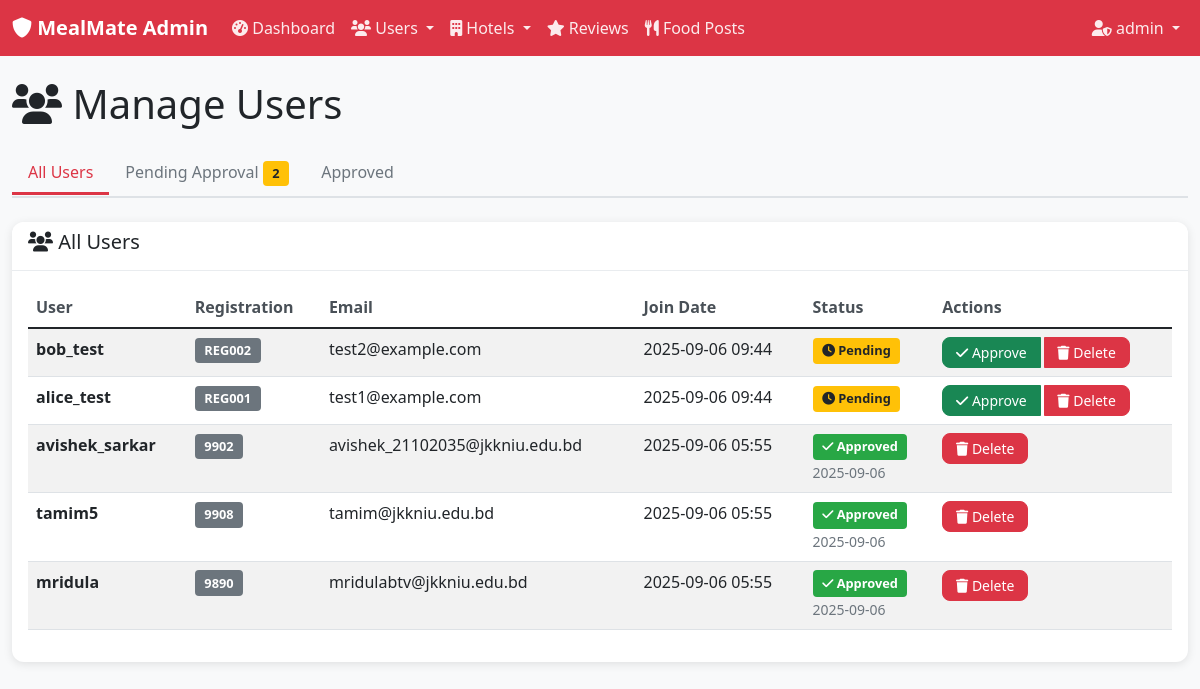
Screenshot of /admin/users (signed in) with the database file from the repository.
### models.py (models this page shows, shortened)
class Admin(db.Model):
    __tablename__ = 'admins'
    id = db.Column(db.Integer, primary_key=True)
    username = db.Column(db.String(80), unique=True, nullable=False)
    email = db.Column(db.String(120), unique=True, nullable=False)
    password_hash = db.Column(db.String(255), nullable=False)
    created_at = db.Column(db.DateTime, default=datetime.utcnow)
    is_active = db.Column(db.Boolean, default=True)
    is_super_admin = db.Column(db.Boolean, default=False)

class User(db.Model):
    __tablename__ = 'users'
    id = db.Column(db.Integer, primary_key=True)
    username = db.Column(db.String(80), unique=True, nullable=False)
    reg_number = db.Column(db.String(20), unique=True, nullable=False)
    email = db.Column(db.String(120), unique=True, nullable=False)
    password_hash = db.Column(db.String(255), nullable=False)
    created_at = db.Column(db.DateTime, default=datetime.utcnow)
    is_active = db.Column(db.Boolean, default=True)
    is_approved = db.Column(db.Boolean, default=False)  # Admin approval required
    approved_by = db.Column(db.Integer, db.ForeignKey('admins.id'), nullable=True)
    approved_at = db.Column(db.DateTime, nullable=True)
    reviews = db.relationship('Review', backref='user', lazy=True, cascade='all, delete-orphan')
    food_posts = db.relationship('StudentFoodPost', backref='user', lazy=True, cascade='all, delete-orphan')

### app.py (the view)
    @app.route('/admin/users')
    def admin_users():
        if not require_admin_login():
            return redirect(url_for('admin_login'))
        status = request.args.get('status', 'all')
        if status == 'pending':
            users = User.query.filter_by(is_approved=False, is_active=True).order_by(User.created_at.desc()).all()
        elif status == 'approved':
            users = User.query.filter_by(is_approved=True, is_active=True).order_by(User.created_at.desc()).all()
        else:
            users = User.query.filter_by(is_active=True).order_by(User.created_at.desc()).all()
        return render_template('admin/users.html', users=users, status=status, current_admin=get_current_admin())

### templates/admin/users.html (shortened to what this page needs)
{% extends "admin/base.html" %}
{% block content %}
<div class="row">
    <div class="col-12">
        <h1 class="mb-4">
            <i class="fas fa-users"></i> Manage Users
        </h1>
    </div>
</div>
<div class="row mb-4">
    <div class="col-12">
        <ul class="nav nav-tabs">
            <li class="nav-item">
                <a class="nav-link {{ 'active' if status == 'all' else '' }}"
                   href="{{ url_for('admin_users', status='all') }}">All Users</a>
            </li>
            <li class="nav-item">
                <a class="nav-link {{ 'active' if status == 'pending' else '' }}"
                   href="{{ url_for('admin_users', status='pending') }}">
                   Pending Approval <span class="badge bg-warning">{{ users|selectattr('is_approved', 'equalto', False)|list|length }}</span>
                </a>
            </li>
            <li class="nav-item">
                <a class="nav-link {{ 'active' if status == 'approved' else '' }}"
                   href="{{ url_for('admin_users', status='approved') }}">Approved</a>
            </li>
        </ul>
    </div>
</div>
<div class="row">
    <div class="col-12">
        <div class="card">
            <div class="card-header">
                <h5>
                    {% if status == 'pending' %}
                        <i class="fas fa-clock text-warning"></i> Pending User Approvals
                    {% elif status == 'approved' %}
                        <i class="fas fa-check-circle text-success"></i> Approved Users
                    {% else %}
                        <i class="fas fa-users"></i> All Users
                    {% endif %}
                </h5>
            </div>
            <div class="card-body">
                {% if users %}
                <div class="table-responsive">
                    <table class="table table-striped">
                        <thead>
                            <tr>
                                <th>User</th>
                                <th>Registration</th>
                                <th>Email</th>
                                <th>Join Date</th>
                                <th>Status</th>
                                <th>Actions</th>
                            </tr>
                        </thead>
                        <tbody>
                            {% for user in users %}
                            <tr id="user-{{ user.id }}">
                                <td>
                                    <strong>{{ user.username }}</strong>
                                </td>
                                <td>
                                    <span class="badge bg-secondary">{{ user.reg_number }}</span>
                                </td>
                                <td>{{ user.email }}</td>
                                <td>{{ user.created_at.strftime('%Y-%m-%d %H:%M') }}</td>
                                <td>
                                    {% if user.is_approved %}
                                        <span class="badge bg-success">
                                            <i class="fas fa-check"></i> Approved
                                        </span>
                                        {% if user.approved_at %}
                                            <br><small class="text-muted">{{ user.approved_at.strftime('%Y-%m-%d') }}</small>
                                        {% endif %}
                                    {% else %}
                                        <span class="badge bg-warning">
                                            <i class="fas fa-clock"></i> Pending
                                        </span>
                                    {% endif %}
                                </td>
                                <td>
                                    <div class="btn-group" role="group">
                                        {% if not user.is_approved %}
                                            <button class="btn btn-success btn-sm"
                                                    onclick="approveUser({{ user.id }}, '{{ user.username }}')">
                                                <i class="fas fa-check"></i> Approve
                                            </button>
                                        {% endif %}
                                        <button class="btn btn-danger btn-sm"
                                                onclick="deleteUser({{ user.id }}, '{{ user.username }}')">
                                            <i class="fas fa-trash"></i> Delete
                                        </button>
                                    </div>
                                </td>
                            </tr>
                            {% endfor %}
                        </tbody>
                    </table>
                </div>
                {% endif %}
            </div>
        </div>
    </div>
</div>
{% endblock %}

### templates/admin/base.html (shortened to what this page needs)
<!DOCTYPE html>
<html lang="en">
<head>
    <link href="https://cdn.jsdelivr.net/npm/bootstrap@5.1.3/dist/css/bootstrap.min.css" rel="stylesheet">
    <link rel="stylesheet" href="https://cdnjs.cloudflare.com/ajax/libs/font-awesome/6.0.0/css/all.min.css">
    <link rel="stylesheet" href="{{ url_for('static', filename='css/admin.css') }}">
</head>
<body>
    <nav class="navbar navbar-expand-lg navbar-dark bg-danger">
        <div class="container-fluid">
            <a class="navbar-brand" href="{{ url_for('admin_dashboard') }}">
                <i class="fas fa-shield-alt"></i> MealMate Admin
            </a>
            <div class="collapse navbar-collapse" id="adminNavbar">
                <ul class="navbar-nav me-auto">
                    <li class="nav-item">
                        <a class="nav-link" href="{{ url_for('admin_dashboard') }}">
                            <i class="fas fa-tachometer-alt"></i> Dashboard
                        </a>
                    </li>
                    <li class="nav-item dropdown">
                        <a class="nav-link dropdown-toggle" href="#" id="usersDropdown" role="button" data-bs-toggle="dropdown">
                            <i class="fas fa-users"></i> Users
                        </a>
                    </li>
                    <li class="nav-item dropdown">
                        <a class="nav-link dropdown-toggle" href="#" id="hotelsDropdown" role="button" data-bs-toggle="dropdown">
                            <i class="fas fa-building"></i> Hotels
                        </a>
                    </li>
                    <li class="nav-item">
                        <a class="nav-link" href="{{ url_for('admin_reviews') }}">
                            <i class="fas fa-star"></i> Reviews
                        </a>
                    </li>
                    <li class="nav-item">
                        <a class="nav-link" href="{{ url_for('admin_food_posts') }}">
                            <i class="fas fa-utensils"></i> Food Posts
                        </a>
                    </li>
                </ul>
                <ul class="navbar-nav">
                    <li class="nav-item dropdown">
                        <a class="nav-link dropdown-toggle" href="#" id="adminDropdown" role="button" data-bs-toggle="dropdown">
                            <i class="fas fa-user-shield"></i>
                            {% if current_admin %}{{ current_admin.username }}{% else %}Admin{% endif %}
                        </a>
                    </li>
                </ul>
            </div>
        </div>
    </nav>
    <div class="container-fluid mt-4">
        {% block content %}{% endblock %}
    </div>
</body>
</html>

### static/css/admin.css (style rules this page uses)
body { background-color: #f8f9fa; }
.navbar-brand { font-weight: bold; }
.navbar-nav .nav-link { font-weight: 500; color: rgba(255, 255, 255, 0.9) !important; }
.card { border: none; border-radius: 12px; box-shadow: 0 2px 10px rgba(0, 0, 0, 0.1); margin-bottom: 1.5rem; }
.card-header { background-color: white; border-bottom: 1px solid #e9ecef; border-radius: 12px 12px 0 0 !important; font-weight: 600; }
.table th { font-weight: 600; color: #495057; border-top: none; }
.badge { font-size: 0.8rem; padding: 0.4rem 0.6rem; }
.btn { border-radius: 8px; font-weight: 500; }
.btn-sm { padding: 0.25rem 0.8rem; font-size: 0.875rem; }
.nav-tabs { border-bottom: 2px solid #dee2e6; }
.nav-tabs .nav-link { color: #6c757d; font-weight: 500; border: none; border-bottom: 3px solid transparent; border-radius: 0; }
.nav-tabs .nav-link.active { color: #dc3545; border-bottom-color: #dc3545; background-color: transparent; }
.table-responsive { border-radius: 8px; }
.btn-group .btn { margin-right: 0.25rem; }
.btn-group .btn:last-child { margin-right: 0; }
.badge.bg-success { background-color: #28a745 !important; }
.badge.bg-warning { background-color: #ffc107 !important; color: #212529 !important; }
.badge.bg-secondary { background-color: #6c757d !important; }

### rows the page displays
Admin: username "admin"
User: username "bob_test", reg_number "REG002", email "test2@example.com", created_at "2025-09-06 09:44", is_approved False (drawn)
User: username "alice_test", reg_number "REG001", email "test1@example.com", created_at "2025-09-06 09:44", is_approved False (drawn)
User: username "avishek_sarkar", reg_number "9902", email "avishek_21102035@jkkniu.edu.bd", created_at "2025-09-06 05:55", approved_at "2025-09-06"
User: username "tamim5", reg_number "9908", email "tamim@jkkniu.edu.bd", created_at "2025-09-06 05:55", approved_at "2025-09-06"
User: username "mridula", reg_number "9890", email "mridulabtv@jkkniu.edu.bd", created_at "2025-09-06 05:55", approved_at "2025-09-06"

### other values shown
{{ users|selectattr('is_approved', 'equalto', False)|list|length }} "2"
